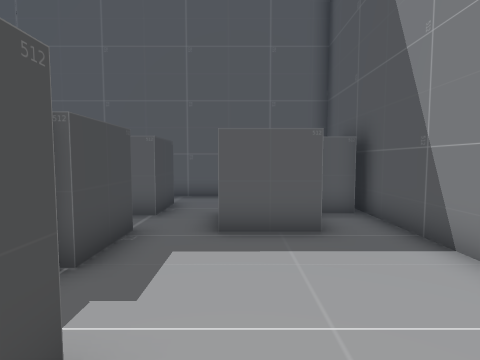
view 1 (above)

22 first-person views from a walk through a scene from a Unity 3-D project. The camera is 1.4 m above the floor, tilts 4° down and sees 80° across. The floor is counted in squares, 1 m on a side. Each view is taken from the middle of a square. On the plan, view 1 faces up. The plan holds only what a view shows up to about 14 squares ahead; the rest is blank.

view 2
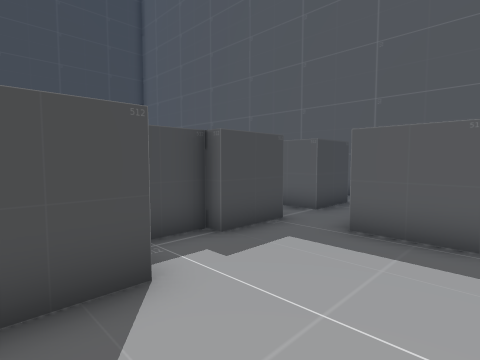

view 3
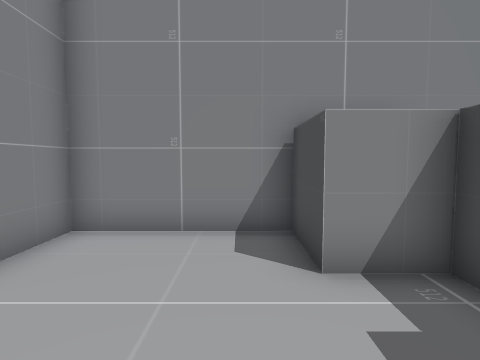

view 4
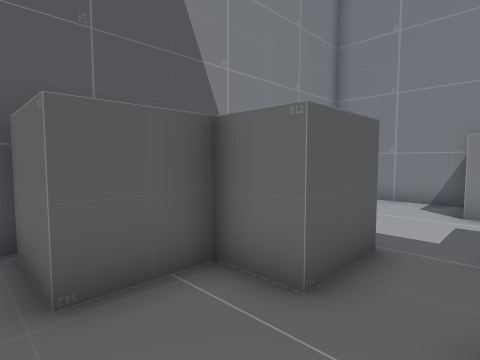

view 5
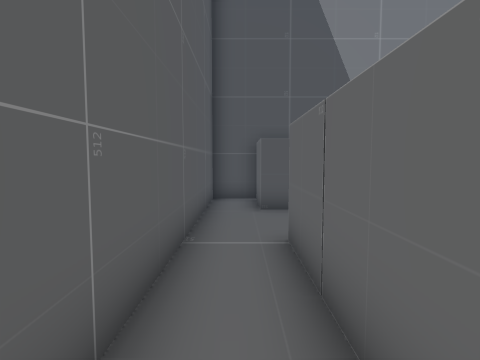

view 6
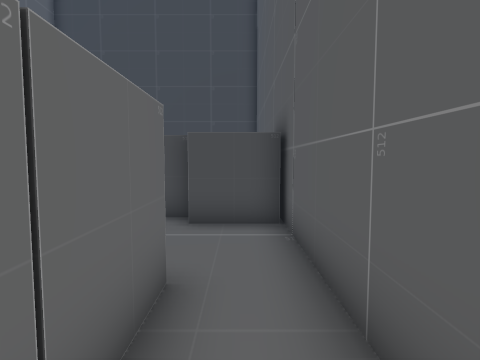

view 7
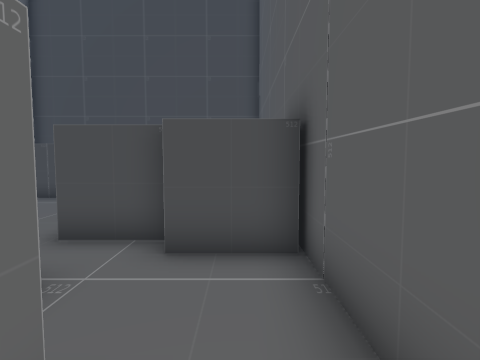

view 8
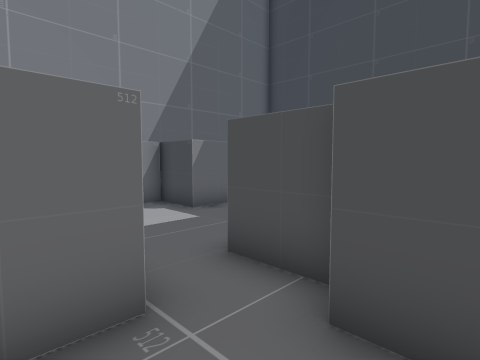

view 9
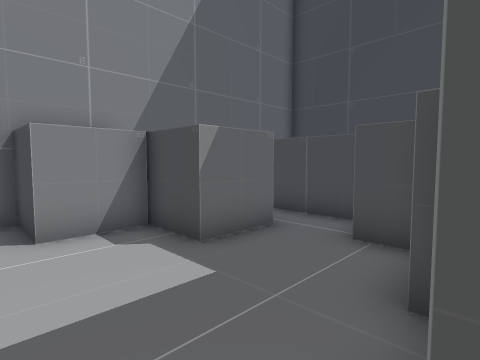

view 10
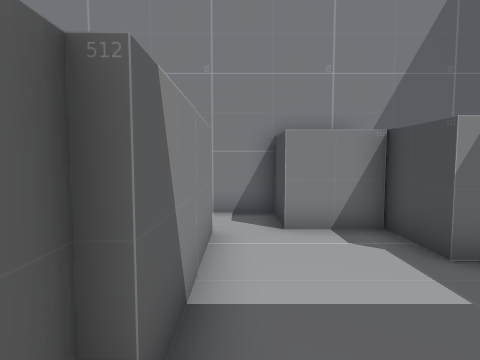

view 11
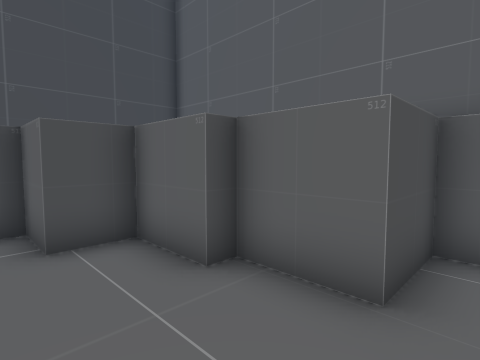

view 12
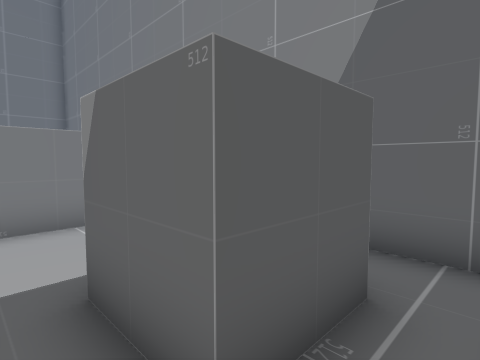

view 13
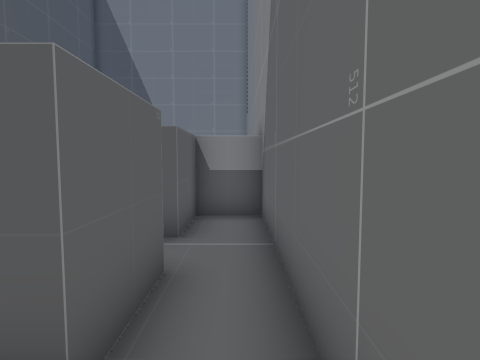

view 14
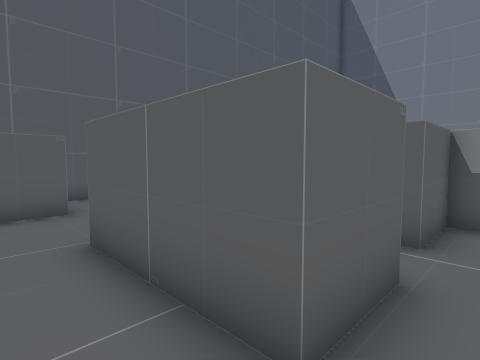

view 15
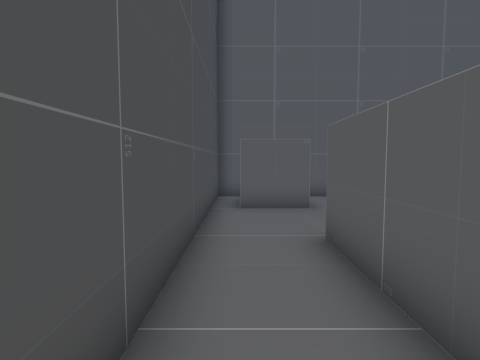

view 16
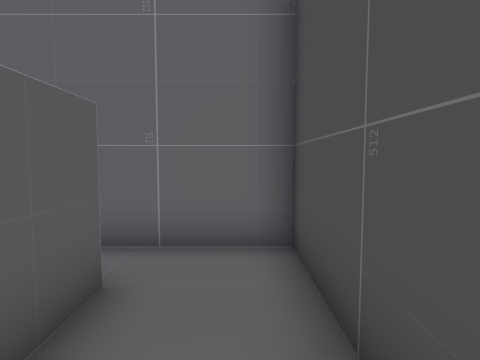

view 17
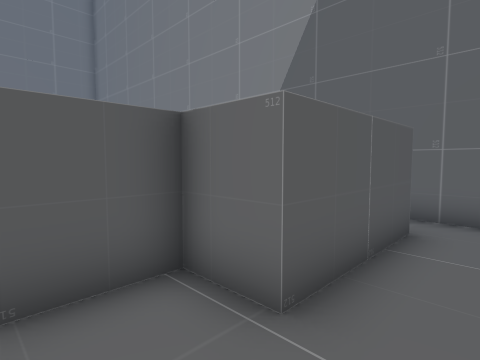

view 18
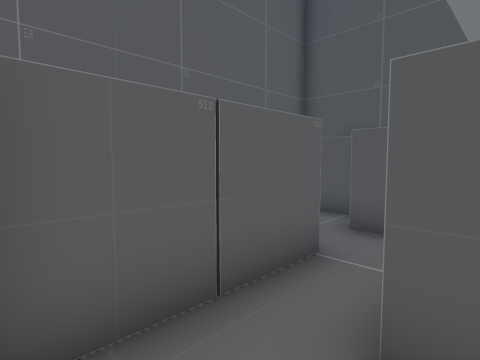

view 19
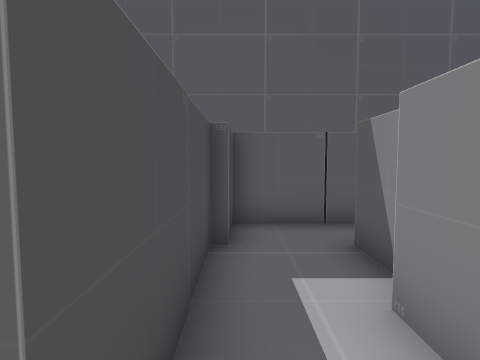

view 20
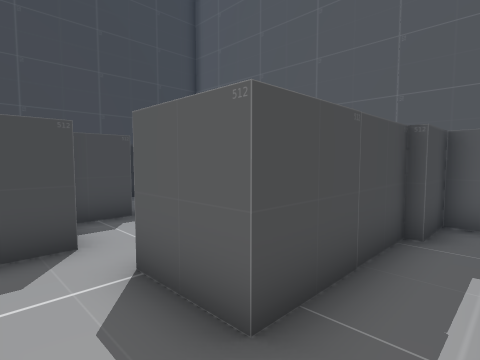

view 21
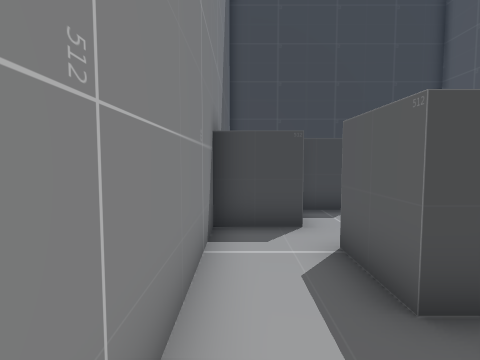

view 22
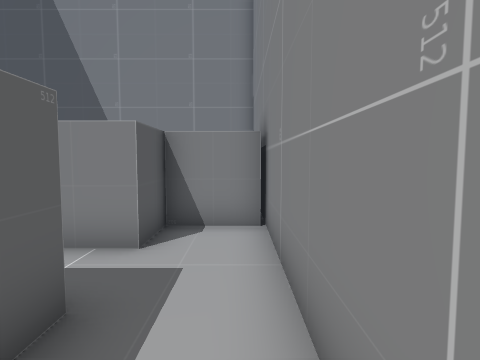

### Floor plan
Ten units are one square. View 1 is at (0, 0); x grows to the right and y downward. Boxes are objects, and circles mark ways between rooms. Rooms are numbered by the first view taken in them; rooms with no view inside come last. Other rooms are left out.
<svg viewBox="-203 -115 241 126">
<path fill="none" stroke="#000" d="M16 -55 -4 -55 -4 -64M-21 -56 -21 -36 -26 -36 -26 -16 -10 -16 -10 6 33 6 33 -11M33 -39 33 -86M31 -74 21 -74M-4 -76 10 -76 10 -94 30 -94M-62 -92 -21 -92 -21 -72M33 -86 33 -110 -66 -110M-82 -76 -71 -76M-92 -110 -92 -89 -99 -89 -99 -68M-66 -110 -100 -110M-82 -55 -82 -61M-99 -68 -119 -68 -119 -63 -139 -63 -139 -49M-85 -16 -85 -56M-120 -13 -99 -13 -99 6 -84 6M-139 -31 -119 -31 -119 -10M-154 -10 -175 -10M-176 6 -119 6 -119 -10 -139 -10 -139 -31M-139 -49 -155 -49 -155 -19M-175 -10 -175 -50 -159 -50 -159 -69M-169 -82 -190 -82M-198 -88 -198 6 -176 6M-41 -44 -41 -56M-84 6 -26 6M-65 -56 -65 -16 -85 -16M-30 5 -30 -16 -46 -16 -46 -36M-45 -72 -62 -72 -62 -55M-21 -72 -45 -72M-4 -64 -4 -76"/>
<circle cx="-10" cy="-60" r="3" fill="#2a7"/>
<circle cx="-60" cy="-100" r="3" fill="#2a7"/>
<circle cx="-10" cy="-70" r="3" fill="#2a7"/>
<circle cx="-90" cy="-70" r="3" fill="#2a7"/>
<circle cx="-150" cy="-40" r="3" fill="#2a7"/>
<circle cx="-75" cy="-5" r="3" fill="#2a7"/>
<circle cx="-165" cy="0" r="3" fill="#2a7"/>
<circle cx="-50" cy="-60" r="3" fill="#2a7"/>
<text x="0" y="-30">1</text>
<text x="-20" y="-100">2</text>
<text x="-80" y="-90">3</text>
<text x="-100" y="-40">4</text>
<text x="-150" y="-10">5</text>
<text x="-180" y="-40">6</text>
<text x="-60" y="-20">7</text>
<text x="-20" y="-60">8</text>
</svg>
Room 1 opens to room 8. Room 2 opens to room 3. Room 2 opens to room 8. Room 3 opens to room 4. Room 4 opens to room 5. Room 4 opens to room 7. Room 5 opens to room 6. Room 7 opens to room 8.

Where each view was taken, in squares from view 1:
view 1: 0 up, 0 right, facing up
view 2: 0 up, 2 right, facing up-left
view 3: 5 up, 0 right, facing down
view 4: 10 up, 2 left, facing down-right
view 5: 10 up, 7 left, facing right
view 6: 10 up, 3 left, facing left
view 7: 10 up, 5 left, facing left
view 8: 10 up, 7 left, facing down-left
view 9: 7 up, 9 left, facing down-left
view 10: 7 up, 9 left, facing down
view 11: 4 up, 9 left, facing up-left
view 12: 4 up, 15 left, facing down-right
view 13: 0 up, 19 left, facing right
view 14: 0 up, 19 left, facing up-right
view 15: 0 up, 19 left, facing up
view 16: 4 up, 19 left, facing down
view 17: 7 up, 19 left, facing down-right
view 18: 5 up, 6 left, facing up-right
view 19: 1 up, 6 left, facing up
view 20: 0 up, 5 left, facing up-left
view 21: 0 up, 4 left, facing left
view 22: 0 up, 9 left, facing right
